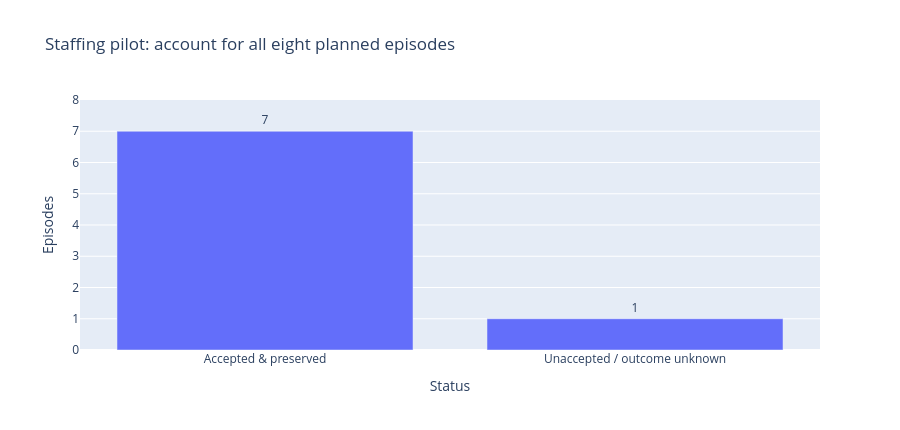

The cell this chart's notebook holds for it:
### Markdown cell above
##  · The staffing pilot is incomplete—not an eight-game success

Seven accepted episodes survive. The eighth exceeded the actual 500 ms full-callback
latency gate; its exact maximum and outcome were not saved. Three complete paired
comparisons changed local match score by **zero**. Do not erase the missing pair or
convert a local win fraction into the reported **3140.0** ladder target.

Source: [`docs/staffing_findings.md`](https://github.com/alvaromendizabal/kaggriculture/blob/7194116dfc92a8663139611233b5a221dad431a4/docs/staffing_findings.md).

### Code cell
S = E["staffing"]
fig = go.Figure(go.Bar(x=["Accepted & preserved", "Unaccepted / outcome unknown"],
                       y=[S["accepted_games"], S["planned_games"]-S["accepted_games"]],
                       text=[S["accepted_games"], S["planned_games"]-S["accepted_games"]],
                       textposition="outside"))
fig.update_layout(title="Staffing pilot: account for all eight planned episodes",
                  yaxis_title="Episodes", xaxis_title="Status", height=430)
fig.update_yaxes(range=[0, 8], dtick=1)
fig.show(); figures.append(("pilot_accounting", fig))
display(pd.DataFrame({"Complete pair (published order)": [1,2,3],
                      "Match-score delta": S["paired_match_score_deltas"],
                      "Coin-margin delta": S["paired_coin_margin_deltas"]}))

### Figure 1 — Plotly figure (JSON) as saved in the notebook; plotly's stock layout.template omitted (floating-point values rounded to 4 significant figures)
{"data": [{"text": ["7", "1"], "textposition": "outside", "type": "bar", "x": ["Accepted & preserved", "Unaccepted / outcome unknown"], "y": [7, 1]}], "layout": {"height": 430, "title": {"text": "Staffing pilot: account for all eight planned episodes"}, "xaxis": {"title": {"text": "Status"}}, "yaxis": {"dtick": 1, "range": [0, 8], "title": {"text": "Episodes"}}}}
